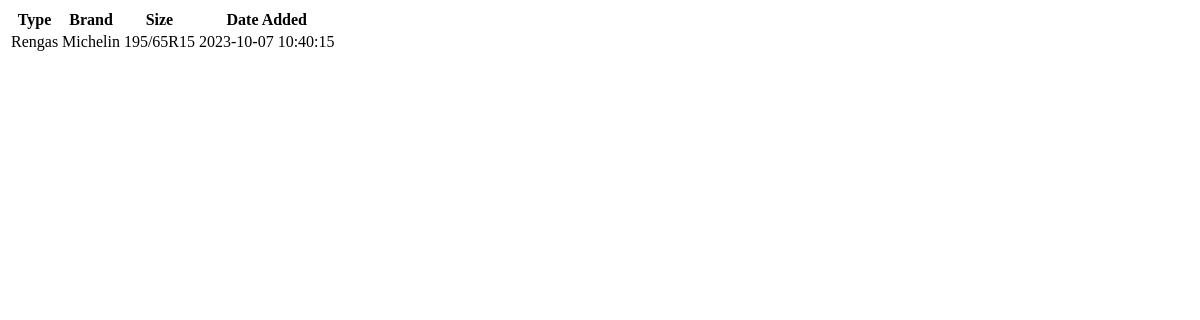
The page /tires on the database as committed earlier.
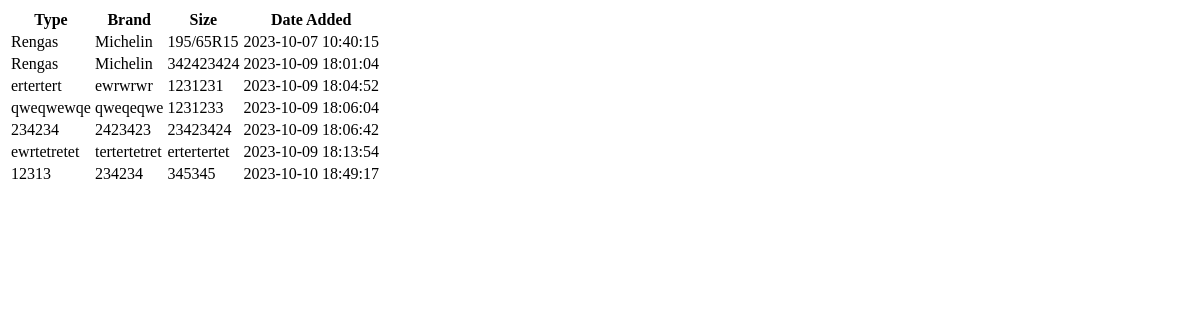
The same page on the database as committed later.
### models/tires.py (models this page shows)
class Tires(db.Model):
    tire_id = db.Column(db.Integer, primary_key=True)
    type = db.Column(db.String(50), nullable=False)
    brand = db.Column(db.String(50), nullable=False)
    size = db.Column(db.String(20), nullable=False)
    date_added = db.Column(db.DateTime, default=db.func.current_timestamp())
    stock_location = db.relationship('StockLocations', back_populates='tire')

### views/tires_route.py (the view)
@list_tires_blueprint.route('/tires', methods=['GET'])
def list_tires():
    tires = Tires.query.all()
    return render_template('list_tires.html', tires=tires)

### templates/list_tires.html (shortened to what this page needs)
<!DOCTYPE html>
<html>
<head>
</head>
<body>
    <table>
        <thead>
            <tr>
                <th>Type</th>
                <th>Brand</th>
                <th>Size</th>
                <th>Date Added</th>
            </tr>
        </thead>
        <tbody>
            {% for tire in tires %}
            <tr>
                <td>{{ tire.type }}</td>
                <td>{{ tire.brand }}</td>
                <td>{{ tire.size }}</td>
                <td>{{ tire.date_added }}</td>
            </tr>
            {% endfor %}
        </tbody>
    </table>
</body>
</html>

Rows that differ between the two databases and show on the page:
added Tires: type "Rengas", brand "Michelin", size "342423424", date_added "2023-10-09 18:01:04"
added Tires: type "ertertert", brand "ewrwrwr", size "1231231", date_added "2023-10-09 18:04:52"
added Tires: type "qweqwewqe", brand "qweqeqwe", size "1231233", date_added "2023-10-09 18:06:04"
added Tires: type "234234", brand "2423423", size "23423424", date_added "2023-10-09 18:06:42"
added Tires: type "ewrtetretet", brand "tertertetret", size "ertertertet", date_added "2023-10-09 18:13:54"
added Tires: type "12313", brand "234234", size "345345", date_added "2023-10-10 18:49:17"
